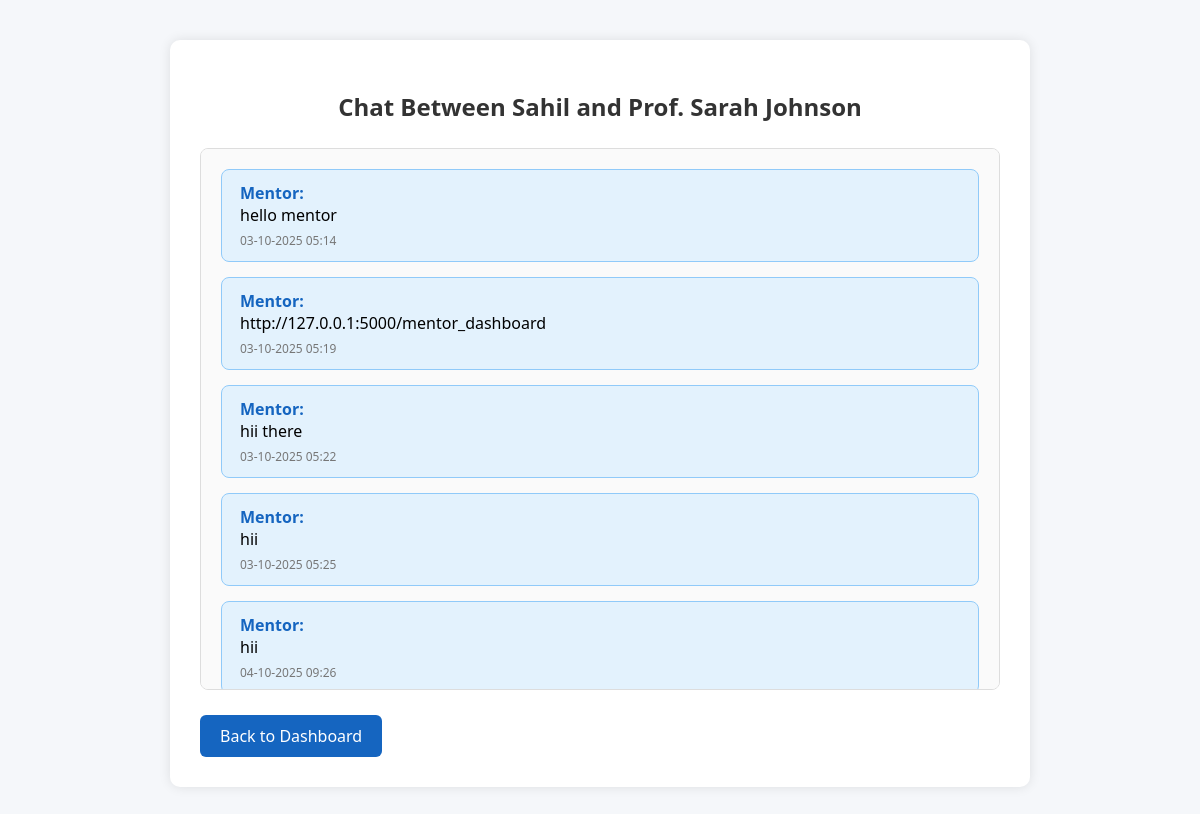
Screenshot of /admin/chat/1/4 (signed in) with the database file from the repository.
### app.py (models this page shows)
class User(UserMixin, db.Model):
    id = db.Column(db.Integer, primary_key=True)
    name = db.Column(db.String(100))
    email = db.Column(db.String(120), unique=True, nullable=False)
    roll_number = db.Column(db.String(20), unique=True)
    password = db.Column(db.String(255), nullable=False)
    role = db.Column(db.String(20))
    is_active = db.Column(db.Boolean, default=True)
    mentor_id = db.Column(db.Integer, db.ForeignKey('user.id'), nullable=True)
    mentor = db.relationship('User', remote_side=[id])

class Message(db.Model):
    id = db.Column(db.Integer, primary_key=True)
    content = db.Column(db.Text)
    student_id = db.Column(db.Integer, db.ForeignKey('user.id'))
    mentor_id = db.Column(db.Integer, db.ForeignKey('user.id'))
    timestamp = db.Column(db.DateTime, server_default=db.func.now())
    sender_role = db.Column(db.String(10))  # NEW: 'mentor' or 'student'

### app.py (the view)
@app.route('/admin/chat/<int:student_id>/<int:mentor_id>')
def admin_view_chat(student_id, mentor_id):
    user = get_logged_in_user()
    if not user or user.role != 'admin':
        return redirect(url_for('login'))
    student = User.query.get_or_404(student_id)
    mentor = User.query.get_or_404(mentor_id)
    messages = Message.query.filter_by(student_id=student.id, mentor_id=mentor.id).order_by(Message.timestamp).all()
    return render_template('admin_chat_view.html', student=student, mentor=mentor, messages=messages)

### app.py (called while the page is built)
def get_logged_in_user():
    if 'user_id' in session:
        return User.query.get(session['user_id'])
    return None

### templates/admin_chat_view.html (shortened to what this page needs)
<!DOCTYPE html>
<html lang="en">
<head>
  <link rel="stylesheet" href="{{ url_for('static', filename='css/admin_chat.css') }}">
</head>
<body>
  <div class="container">
    <h2>Chat Between {{ student.name }} and {{ mentor.name }}</h2>
    <div class="chat-box">
      {% for msg in messages %}
        <div class="message">
          <strong>{{ 'Mentor' if msg.mentor_id == mentor.id else 'Student' }}:</strong>
          {{ msg.content }} <br>
          <small>{{ msg.timestamp.strftime('%d-%m-%Y %H:%M') }}</small>
        </div>
      {% else %}
        <p>No messages yet.</p>
      {% endfor %}
    </div>
    <a href="{{ url_for('admin_dashboard') }}">Back to Dashboard</a>
  </div>
</body>
</html>

### static/css/admin_chat.css (style rules this page uses)
body { font-family: 'Segoe UI', Tahoma, Geneva, Verdana, sans-serif; background-color: #f5f7fa; margin: 0; padding: 0; }
.container { max-width: 800px; margin: 40px auto; background-color: #ffffff; padding: 30px; box-shadow: 0 0 12px rgba(0, 0, 0, 0.1); border-radius: 10px; }
h2 { text-align: center; color: #333333; margin-bottom: 25px; }
.chat-box { max-height: 500px; overflow-y: auto; border: 1px solid #ddd; padding: 20px; border-radius: 8px; background-color: #fafafa; }
.message { padding: 12px 18px; margin-bottom: 15px; border-radius: 8px; background-color: #e3f2fd; border: 1px solid #90caf9; position: relative; }
.message strong { display: block; font-weight: bold; color: #1565c0; }
.message small { display: block; font-size: 12px; color: #777; margin-top: 6px; }
a { display: inline-block; margin-top: 25px; text-decoration: none; color: white; background-color: #1565c0; padding: 10px 20px; border-radius: 6px; transition: background-color 0.3s; text-align: center; }

### rows the page displays
User: name "Sahil"
User: name "Prof. Sarah Johnson"
Message: mentor_id "Mentor", content "hello mentor", timestamp "03-10-2025 05:14"
Message: sender_role "Mentor", content "http://127.0.0.1:5000/mentor_dashboard", timestamp "03-10-2025 05:19"
Message: mentor_id "Mentor", content "hii there", timestamp "03-10-2025 05:22"
Message: sender_role "Mentor", content "hii", timestamp "03-10-2025 05:25"
Message: sender_role "Mentor", content "hii", timestamp "04-10-2025 09:26"
